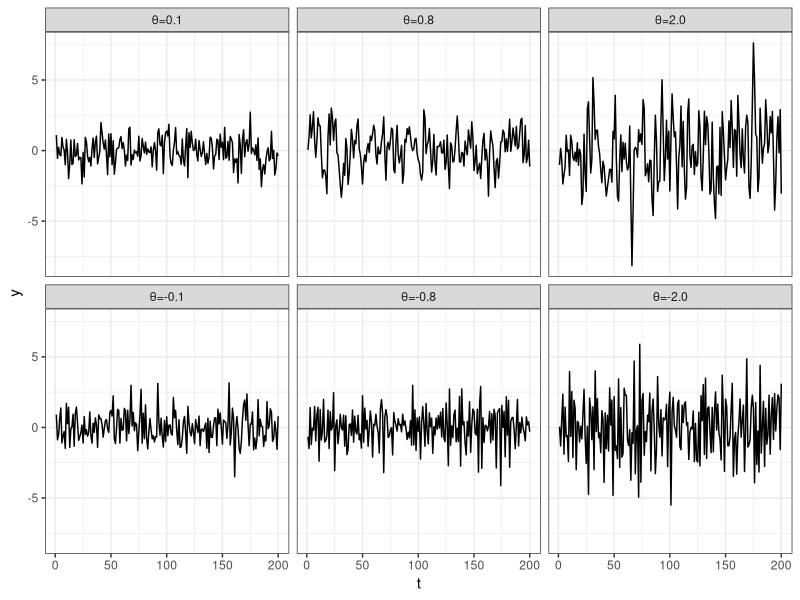
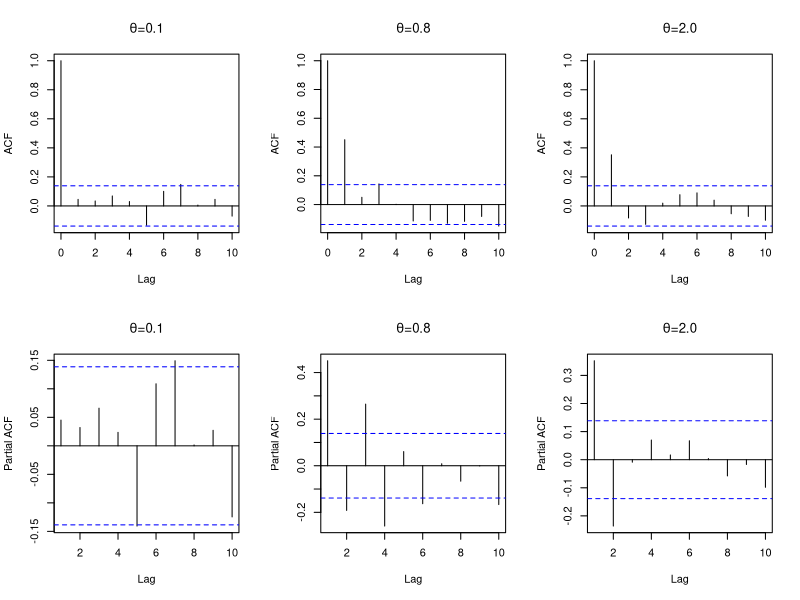
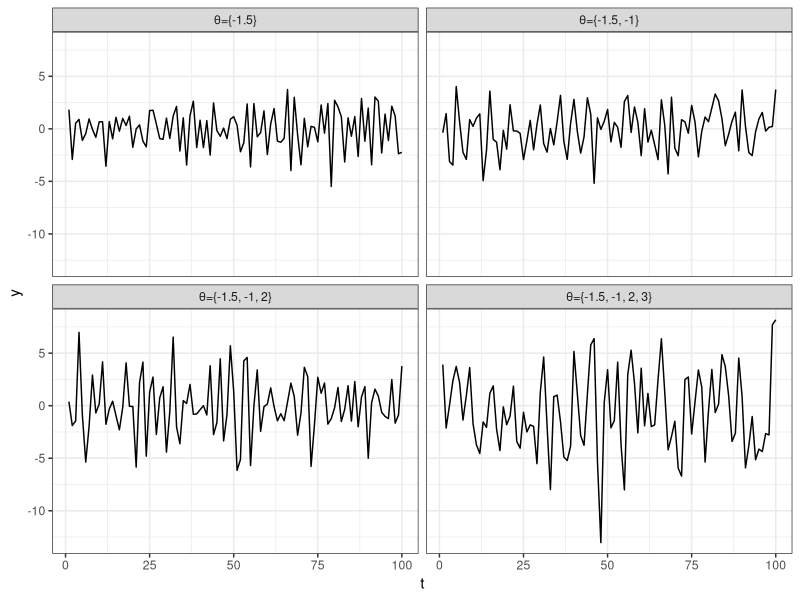
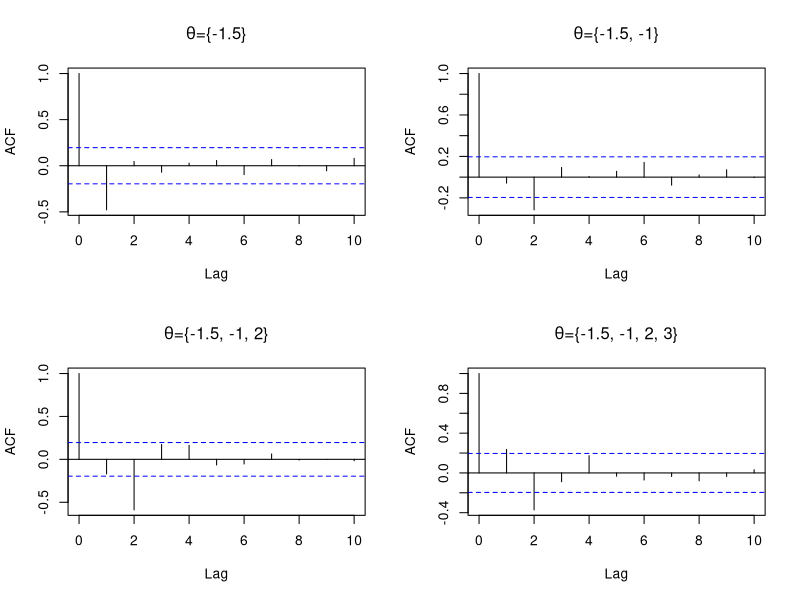
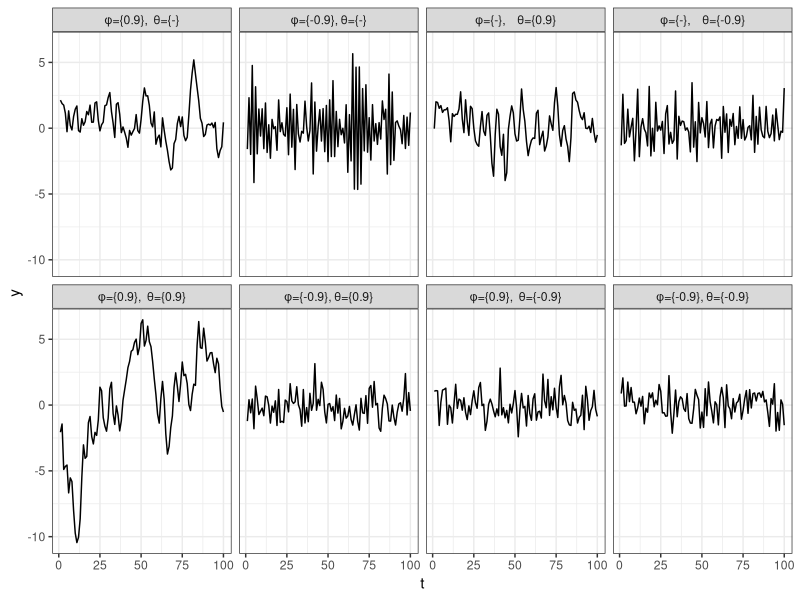
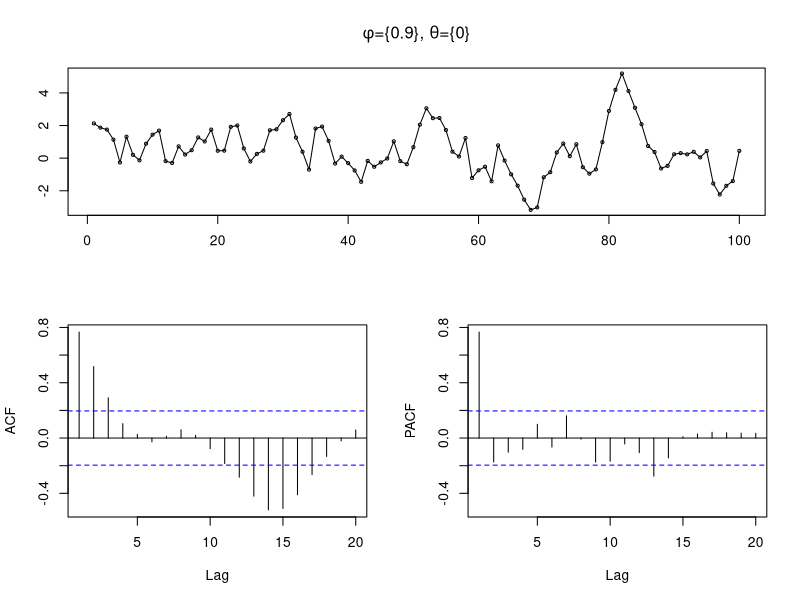
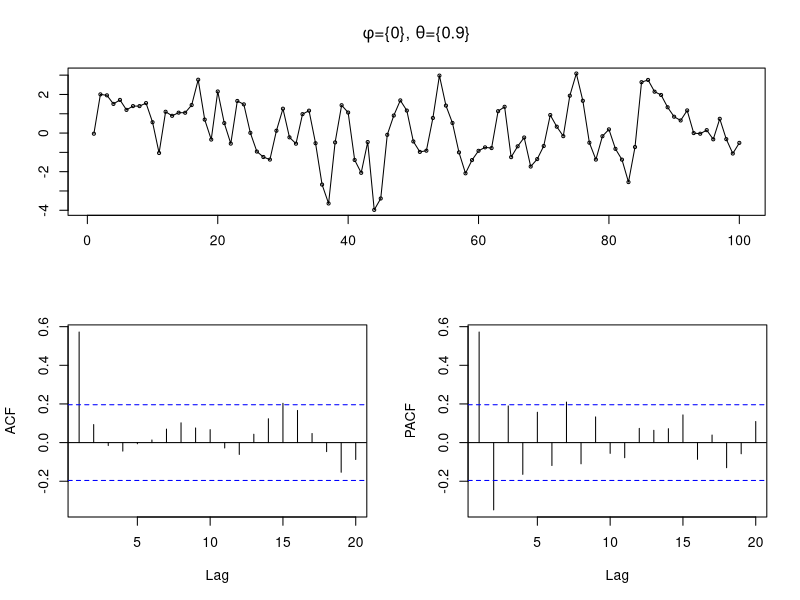
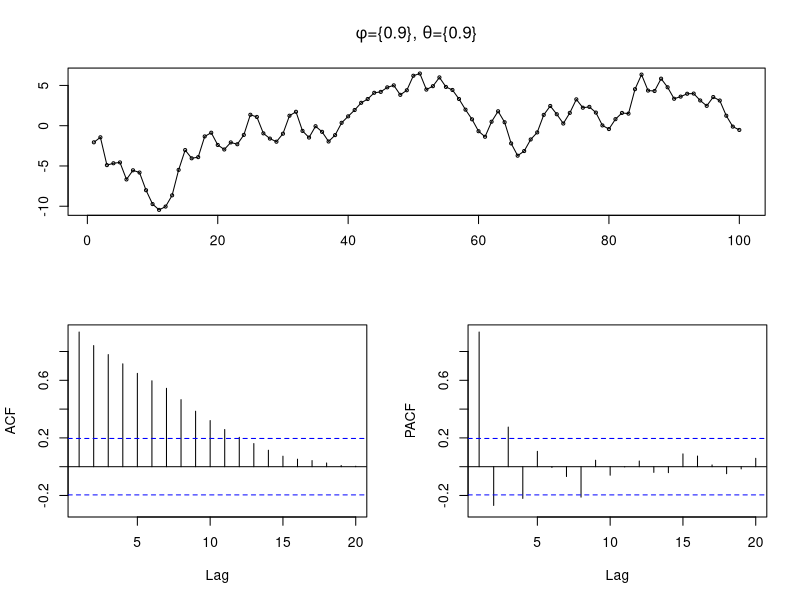

Write the R code that produced these figures, in order.
## ---- chunk 1
library(tidyverse)
library(patchwork)
library(forecast)

knitr::opts_chunk$set(
  fig.align = "center"
)

ggplot2::theme_set(ggplot2::theme_bw())
## ---- chunk 2
ma = data_frame(
  t = 1:200,
  "θ=0.1" = arima.sim(n=200, list(ma=c(0.1))) %>% as.numeric(),
  "θ=0.8" = arima.sim(n=200, list(ma=c(0.8))) %>% as.numeric(),
  "θ=2.0" = arima.sim(n=200, list(ma=c(2.0))) %>% as.numeric(),
  "θ=-0.1" = arima.sim(n=200, list(ma=c(-0.1))) %>% as.numeric(),
  "θ=-0.8" = arima.sim(n=200, list(ma=c(-0.8))) %>% as.numeric(),
  "θ=-2.0" = arima.sim(n=200, list(ma=c(-2.0))) %>% as.numeric()
) 
  
ma %>%
  tidyr::gather(model, y, -t) %>%
  mutate(model = forcats::as_factor(model)) %>%
  ggplot(aes(x=t,y=y)) +
    geom_line() +
    facet_wrap(~model)
## ---- chunk 3
par(mfrow=c(2,3))
acf(ma$`θ=0.1`, lag.max = 10, main=expression(paste(theta,"=0.1")))
acf(ma$`θ=0.8`, lag.max = 10, main=expression(paste(theta,"=0.8")))
acf(ma$`θ=2.0`, lag.max = 10, main=expression(paste(theta,"=2.0")))
pacf(ma$`θ=0.1`, lag.max = 10, main=expression(paste(theta,"=0.1")))
pacf(ma$`θ=0.8`, lag.max = 10, main=expression(paste(theta,"=0.8")))
pacf(ma$`θ=2.0`, lag.max = 10, main=expression(paste(theta,"=2.0")))
## ---- chunk 4
ma_q = data_frame(
  t = 1:100,
  "θ={-1.5}"           = arima.sim(n=100, list(ma=c(-1.5)))           %>% as.numeric(),
  "θ={-1.5, -1}"       = arima.sim(n=100, list(ma=c(-1.5, -1)))       %>% as.numeric(),
  "θ={-1.5, -1, 2}"    = arima.sim(n=100, list(ma=c(-1.5, -1, 2)))    %>% as.numeric(),
  "θ={-1.5, -1, 2, 3}" = arima.sim(n=100, list(ma=c(-1.5, -1, 2, 3))) %>% as.numeric()
) 
  
ma_q %>%
  tidyr::gather(model, y, -t) %>%
  mutate(model = forcats::as_factor(model)) %>%
  ggplot(aes(x=t,y=y)) +
    geom_line() +
    facet_wrap(~model)
## ---- chunk 5
par(mfrow=c(2,2))
acf(ma_q[[2]], lag.max = 10, main=expression(paste(theta,"={-1.5}"          )))
acf(ma_q[[3]], lag.max = 10, main=expression(paste(theta,"={-1.5, -1}"      )))
acf(ma_q[[4]], lag.max = 10, main=expression(paste(theta,"={-1.5, -1, 2}"   )))
acf(ma_q[[5]], lag.max = 10, main=expression(paste(theta,"={-1.5, -1, 2, 3}")))
## ---- chunk 6
arma = data_frame(
  t = 1:100,
  "φ={0.9},  θ={-}"    = arima.sim(n=100, list(ar=c( 0.9), ma=c()   ))  %>% as.numeric(),
  "φ={-0.9}, θ={-}"    = arima.sim(n=100, list(ar=c(-0.9), ma=c()   ))  %>% as.numeric(),
  "φ={-},    θ={0.9}"  = arima.sim(n=100, list(ar=c(),     ma=c(0.9)))  %>% as.numeric(),
  "φ={-},    θ={-0.9}" = arima.sim(n=100, list(ar=c(),     ma=c(-0.9))) %>% as.numeric(),
  "φ={0.9},  θ={0.9}"  = arima.sim(n=100, list(ar=c( 0.9), ma=c(0.9)))  %>% as.numeric(),
  "φ={-0.9}, θ={0.9}"  = arima.sim(n=100, list(ar=c(-0.9), ma=c(0.9)))  %>% as.numeric(),
  "φ={0.9},  θ={-0.9}" = arima.sim(n=100, list(ar=c( 0.9), ma=c(-0.9))) %>% as.numeric(),
  "φ={-0.9}, θ={-0.9}" = arima.sim(n=100, list(ar=c(-0.9), ma=c(0.9)))  %>% as.numeric()
) 
  
arma %>%
  tidyr::gather(model, y, -t) %>%
  mutate(model = forcats::as_factor(model)) %>%
  ggplot(aes(x=t,y=y)) +
    geom_line() +
    facet_wrap(~model, ncol=4)
## ---- chunk 7
forecast::tsdisplay(arma[[2]], main=expression(paste(phi,"={0.9}, ",theta,"={0}")))
## ---- chunk 8
forecast::tsdisplay(arma[[4]], main=expression(paste(phi,"={0}, ",theta,"={0.9}")))
## ---- chunk 9
forecast::tsdisplay(arma[[6]], main=expression(paste(phi,"={0.9}, ",theta,"={0.9}")))
